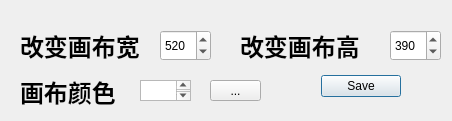
<?xml version="1.0" encoding="UTF-8"?>
<ui version="4.0">
 <class>DoNewDialogClass</class>
 <widget class="QDialog" name="DoNewDialogClass">
  <property name="geometry">
   <rect>
    <x>0</x>
    <y>0</y>
    <width>452</width>
    <height>121</height>
   </rect>
  </property>
  <property name="windowTitle">
   <string>donewdialog</string>
  </property>
  <widget class="QDialogButtonBox" name="buttonBox">
   <property name="geometry">
    <rect>
     <x>310</x>
     <y>70</y>
     <width>91</width>
     <height>32</height>
    </rect>
   </property>
   <property name="orientation">
    <enum>Qt::Horizontal</enum>
   </property>
   <property name="standardButtons">
    <set>QDialogButtonBox::Save</set>
   </property>
  </widget>
  <widget class="QLabel" name="widthlabel">
   <property name="geometry">
    <rect>
     <x>20</x>
     <y>30</y>
     <width>131</width>
     <height>31</height>
    </rect>
   </property>
   <property name="font">
    <font>
     <family>楷体_GB2312</family>
     <pointsize>18</pointsize>
     <weight>75</weight>
     <bold>true</bold>
    </font>
   </property>
   <property name="text">
    <string>改变画布宽 ：</string>
   </property>
  </widget>
  <widget class="QLabel" name="highlabel">
   <property name="geometry">
    <rect>
     <x>240</x>
     <y>30</y>
     <width>141</width>
     <height>31</height>
    </rect>
   </property>
   <property name="font">
    <font>
     <family>楷体_GB2312</family>
     <pointsize>18</pointsize>
     <weight>75</weight>
     <bold>true</bold>
    </font>
   </property>
   <property name="text">
    <string>改变画布高</string>
   </property>
  </widget>
  <widget class="QSpinBox" name="widthspinBox">
   <property name="geometry">
    <rect>
     <x>160</x>
     <y>30</y>
     <width>51</width>
     <height>31</height>
    </rect>
   </property>
   <property name="minimum">
    <number>400</number>
   </property>
   <property name="maximum">
    <number>10000</number>
   </property>
   <property name="value">
    <number>520</number>
   </property>
  </widget>
  <widget class="QSpinBox" name="heightspinBox">
   <property name="geometry">
    <rect>
     <x>390</x>
     <y>30</y>
     <width>51</width>
     <height>31</height>
    </rect>
   </property>
   <property name="minimum">
    <number>300</number>
   </property>
   <property name="maximum">
    <number>10000</number>
   </property>
   <property name="value">
    <number>390</number>
   </property>
  </widget>
  <widget class="QToolButton" name="toolButton">
   <property name="geometry">
    <rect>
     <x>210</x>
     <y>80</y>
     <width>51</width>
     <height>21</height>
    </rect>
   </property>
   <property name="text">
    <string>...</string>
   </property>
   <property name="toolButtonStyle">
    <enum>Qt::ToolButtonTextUnderIcon</enum>
   </property>
  </widget>
  <widget class="QLabel" name="label">
   <property name="geometry">
    <rect>
     <x>20</x>
     <y>76</y>
     <width>111</width>
     <height>31</height>
    </rect>
   </property>
   <property name="font">
    <font>
     <family>楷体_GB2312</family>
     <pointsize>18</pointsize>
     <weight>75</weight>
     <bold>true</bold>
    </font>
   </property>
   <property name="text">
    <string>画布颜色 ：</string>
   </property>
  </widget>
  <widget class="QTextBrowser" name="textBrowser">
   <property name="geometry">
    <rect>
     <x>140</x>
     <y>80</y>
     <width>51</width>
     <height>21</height>
    </rect>
   </property>
  </widget>
  <zorder>toolButton</zorder>
  <zorder>buttonBox</zorder>
  <zorder>widthlabel</zorder>
  <zorder>highlabel</zorder>
  <zorder>widthspinBox</zorder>
  <zorder>heightspinBox</zorder>
  <zorder>label</zorder>
  <zorder>textBrowser</zorder>
 </widget>
 <resources/>
 <connections>
  <connection>
   <sender>toolButton</sender>
   <signal>clicked()</signal>
   <receiver>textBrowser</receiver>
   <slot>paste()</slot>
   <hints>
    <hint type="sourcelabel">
     <x>318</x>
     <y>198</y>
    </hint>
    <hint type="destinationlabel">
     <x>165</x>
     <y>200</y>
    </hint>
   </hints>
  </connection>
 </connections>
</ui>
